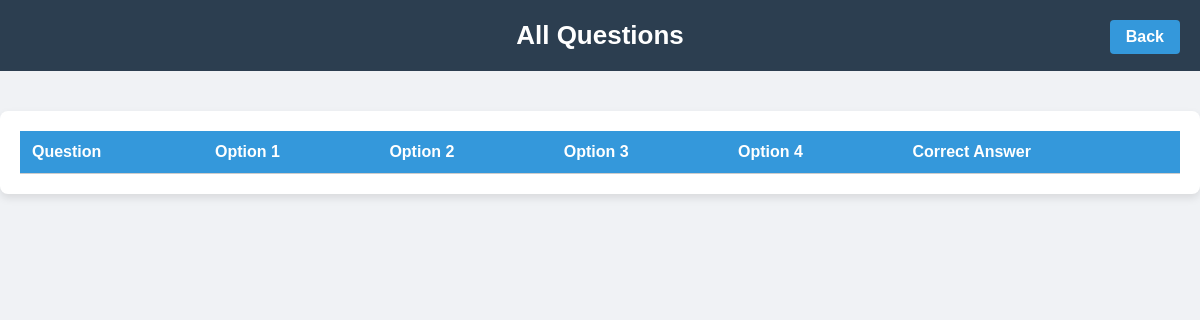
Before: /view_questions/ with the older database file.
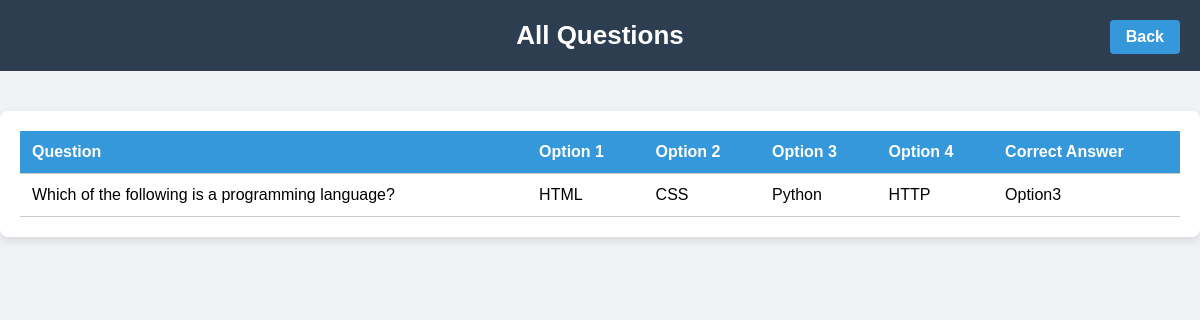
After: the same page with the newer database file.
### Exam_Portel/models.py (models this page shows, shortened)
class Questions(models.Model):
    question_text = models.CharField(max_length=100,null=True,blank=True)
    option1 = models.CharField(max_length=100,null=True,blank=True)
    option2 = models.CharField(max_length=100,null=True,blank=True)
    option3 = models.CharField(max_length=100,null=True,blank=True)
    option4 = models.CharField(max_length=100,null=True,blank=True)
    ANSWER_CHOICES = (
        ('option1', 'Option 1'),
        ('option2', 'Option 2'),
        ('option3', 'Option 3'),
        ('option4', 'Option 4'),
    )
    correct_answer = models.CharField(max_length=10, choices=ANSWER_CHOICES)

### Exam_Portel/views.py (the view)
# urls.py: path('view_questions/',views.view_questions,name='view_questions'),
def view_questions(request):
    questions = Questions.objects.all()
    return render(request,'admin/view_questions.html',{'questions':questions})

### Exam_Portel/templates/admin/view_questions.html (shortened to what this page needs)
{% load static %}
<!DOCTYPE html>
<html lang="en">
<head>
    <link rel="stylesheet" href="{% static 'css/admin/view_questions.css' %}">
</head>
<body>
<header>
    <h1>All Questions</h1>
    <a href="{% url 'admin_dashboard' %}" class="back-btn">Back</a>
</header>
<div class="table-container">
    <table>
        <thead>
            <tr>
                <th>Question</th>
                <th>Option 1</th>
                <th>Option 2</th>
                <th>Option 3</th>
                <th>Option 4</th>
                <th>Correct Answer</th>
            </tr>
        </thead>
        <tbody>
            {% for q in questions %}
            <tr>
                <td>{{ q.question_text }}</td>
                <td>{{ q.option1 }}</td>
                <td>{{ q.option2 }}</td>
                <td>{{ q.option3 }}</td>
                <td>{{ q.option4 }}</td>
                <td>{{ q.correct_answer|capfirst }}</td>
            </tr>
            {% endfor %}
        </tbody>
    </table>
</div>
</body>
</html>

Changed rows visible on the page:
added Questions: question_text "Which of the following is a programming language?", option1 "HTML", option2 "CSS", option3 "Python", option4 "HTTP", correct_answer "Option3"
